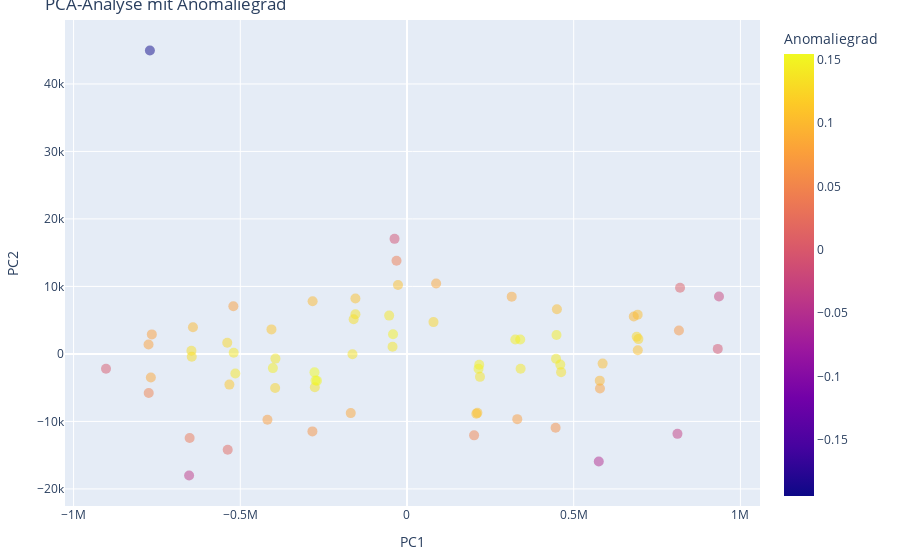

Notebook source saved alongside this figure:
### Code cell
import plotly.express as px

df = pd.DataFrame(reduced_data_pca, columns=['PC1', 'PC2'])
df['AnomalyDegree'] = scores_pred  # Fügen Sie die Anomaliewerte als Spalte hinzu
# Erstellen Sie den Plot mit Plotly Express
fig = px.scatter(df, x='PC1', y='PC2', color='AnomalyDegree',
                 color_continuous_scale='Plasma',  # Verwenden Sie die Plasma-Farbpalette
                 title='PCA-Analyse mit Anomaliegrad',
                 labels={'AnomalyDegree': 'Anomaliegrad'})
 
# Verbesserungen für Interaktivität
fig.update_traces(marker=dict(size=10, opacity=0.5))  # Passen Sie die Markergröße und -transparenz an
fig.update_layout(coloraxis_colorbar=dict(title='Anomaliegrad'))  # Farblegende titeln
fig.update_layout(margin=dict(l=20, r=20, t=20, b=20))  # Randabstände anpassen
 
# Zeigen Sie den Plot an
fig.show()
